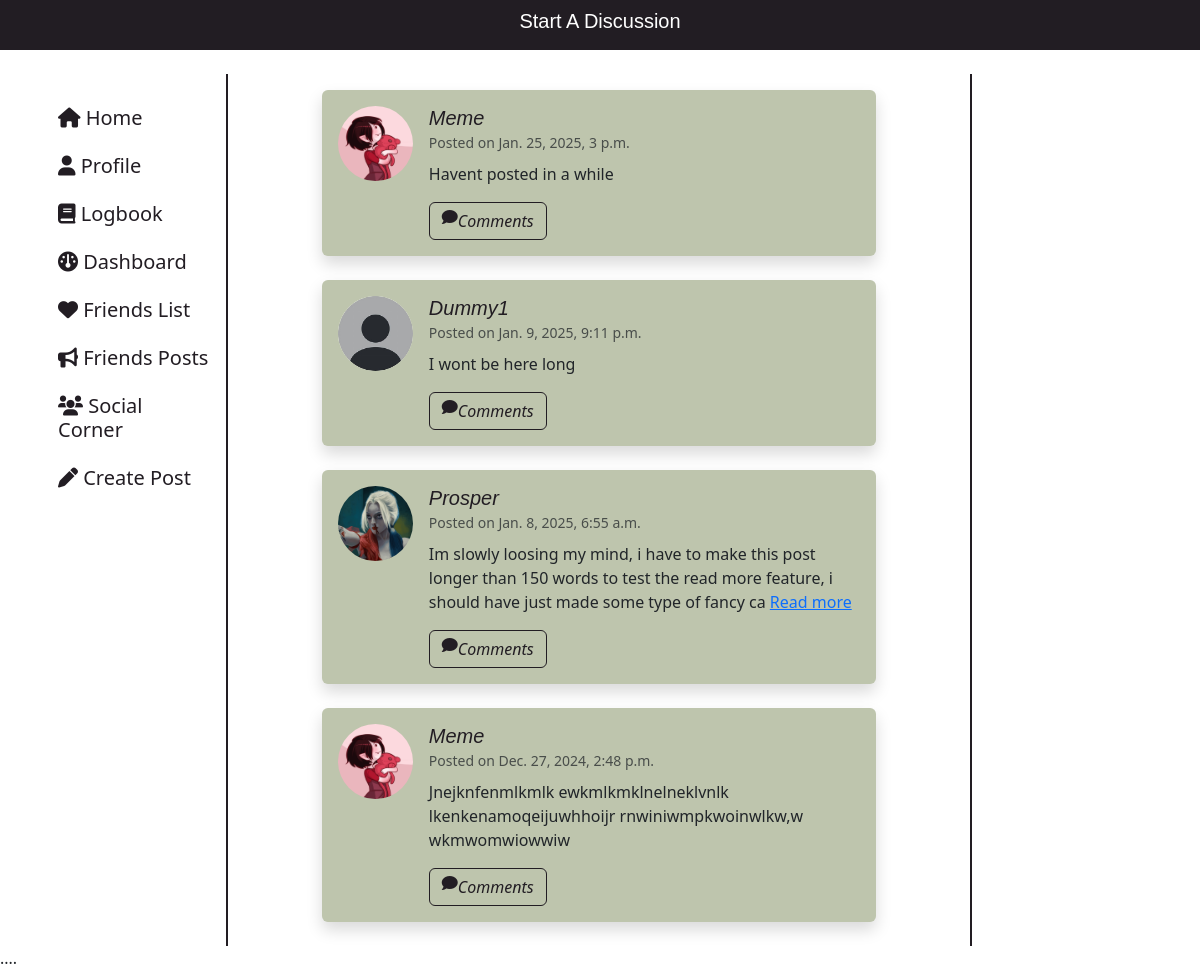
Screenshot of /habit_tracker/community/ (signed in) with the database file from the repository.
### habit_tracker/models.py (models this page shows, shortened)
class Post(models.Model):
    user = models.ForeignKey(CustomUser, on_delete=models.CASCADE, related_name="user_posts")
    post = models.TextField(validators=[MaxLengthValidator(3000)])
    posted_on = models.DateTimeField(auto_now_add=True)

class CustomUser(AbstractUser):
    AGE_GROUP_CHOICES = [
        ("13-17", "13-17 years"),
        ("18-24", "18-24 years"),
        ("25-34", "25-34 years"),
        ("35-44", "35-44 years"),
        ("45-54", "45-54 years"),
        ("55+", "55+ years"),
    ]
    GENDER_CHOICES = [
        ("male", "Male"),
        ("female", "Female"),
        ("no gender", "Prefer not to say")
    ]
    age_group = models.CharField(max_length=10, choices=AGE_GROUP_CHOICES, null=True, blank=True)
    gender = models.CharField(max_length=20, choices=GENDER_CHOICES, blank=True, null=True)
    real_name = models.CharField(max_length=150)
    user_bio = models.TextField(max_length=200, null=True, blank=True, default="No bio yet")
    points = models.IntegerField(default=0)
    profile_picture = models.ImageField(
        upload_to='profile_pictures/',
        null=True,
        blank=True,
        default='profile_pictures/default.jpeg'
    )
    friends = models.ManyToManyField('self', blank=True, symmetrical=True)
    groups = models.ManyToManyField(
        "auth.Group",
        related_name="custom_user_groups",
        blank=True,
    )
    user_permissions = models.ManyToManyField(
        "auth.Permission",
        related_name="custom_user_permissions",
        blank=True,
    )

### habit_tracker/views.py (the view)
# urls.py: path("community/", views.community, name="community"),
def community(request):
    posts = Post.objects.select_related("user").all().order_by("-posted_on")
    return render(request, "habit_tracker/community.html", {
        "user": request.user,
        "posts": posts,
    })

### habit_tracker/templates/habit_tracker/community.html (shortened to what this page needs)
{% extends "habit_tracker/layout.html" %}
{% load static %}
{% block nav %}
    <div style="background-color: #221d23; margin-bottom: 0;" class="d-none d-md-block">
        <header class="d-flex justify-content-center" id="commheader">
            <h5 id="commtext">Start A Discussion</h5>
        </header>
    </div>
{% endblock %}
{% block main %}
    <div class="d-flex">
        <nav class="col-md-3 col-lg-2 d-none d-md-block sidebar" id="commnav">
            <div class="position-sticky d-flex justify-content-center">
                <ul class="nav flex-column mt-4">
                    <li class="nav-item">
                        <a class="nav-link" href="{% url 'index' %}">
                            <h5><i class="fas fa-home"></i> Home</h5>
                        </a>
                    </li>
                    <li class="nav-item">
                        {% if user.is_authenticated %}
                            <a class="nav-link" href="{% url 'profile' user.id %}">
                                <h5><i class="fas fa-user"></i> Profile</h5>
                            </a>
                        {% else %}
                            <a class="nav-link" href="{% url 'login' %}">
                                <h5><i class="fas fa-sign-in-alt"></i> Login</h5>
                            </a>
                        {% endif %}
                    </li>
                    <li class="nav-item">
                        <a class="nav-link" href="{% url 'log_page' %}">
                            <h5><i class="fas fa-book"></i> Logbook</h5>
                        </a>
                    </li>
                    <li class="nav-item">
                        <a class="nav-link" href="{% url 'dashboard' %}">
                            <h5><i class="fas fa-gauge"></i> Dashboard</h5>
                        </a>
                    </li>
                    <li class="nav-item">
                        <a class="nav-link" href="{% url 'friends_list' %}">
                            <h5><i class="fas fa-heart"></i> Friends List</h5>
                        </a>
                    </li>
                    <li class="nav-item">
                        <a class="nav-link" href="{% url 'friends_posts' %}">
                            <h5><i class="fas fa-bullhorn"></i> Friends Posts</h5>
                        </a>
                    </li>
                    <li class="nav-item">
                        <a class="nav-link" href="{% url 'friends_corner' %}">
                            <h5><i class="fas fa-users"></i> Social Corner</h5>
                        </a>
                    </li>
                    <li class="nav-item">
                        <a class="nav-link" href="{% url 'make_post' %}">
                            <h5><i class="fas fa-pen"></i> Create Post</h5>
                        </a>
                    </li>
                </ul>
            </div>
        </nav>
        <div class="d-none d-md-block col-lg-8 col-md-6 px-4" id="postsDiv">
            {% if posts %}
                <div class="container mt-3">
                    <div class="row">
                        {% for post in posts %}
                            <div class="col-lg-10 col-md-12 mx-auto mb-4">
                                <div class="card shadow border-0" style="background-color: #bec5ad;">
                                    <div class="card-body d-flex align-items-start">
                                        <img src="{{ post.user.profile_picture.url }}"
                                             alt="Profile Picture"
                                             class="rounded-circle me-3"
                                             style="height: 75px; width: 75px; object-fit: cover;">
                                        <div>
                                            <h5 class="mb-0">
                                                <a href="{% url 'profile' post.user.id %}" class="commName chatname">{{ post.user.username|capfirst }}</a>
                                            </h5>
                                            <small class="text-muted">Posted on {{ post.posted_on }}</small>
                                            <p class="mt-2">
                                                {{ post.post|capfirst|slice:":150" }}
                                                {% if post.post|length > 150 %}
                                                    <a href="{% url 'post_details' post.id %}" class="text-primary">Read more</a>
                                                {% endif %}
                                            </p>
                                            <a class="btn btn-outline-info commentbutton" href="{% url 'post_details' post.id %}"><span class="d-flex">
                                                <i class="fas fa-comment"></i> Comments</a>
                                        </div>
                                    </div>
                                </div>
                            </div>
                        {% endfor %}
                    </div>
                </div>
            {% else %}
                <div class="d-flex justify-content-center align-items-center" style="height: 80vh;">
                    <p class="text-muted">No discussions yet.</p>
                </div>
            {% endif %}
        </div>
    </div>
{% endblock %}

### habit_tracker/static/habit_tracker/styles.css (style rules this page uses)
body { background: white }
#commnav, #postsDiv, #friendnav, #smallfriendnav { border-right: 2px solid #221d23; margin-top: 0; min-height: 100vh; }
#commheader { background-color: #221d23; height: 50px; align-items: center; }
#commtext { color: white; font-family:'Trebuchet MS', 'Lucida Sans Unicode', 'Lucida Grande', 'Lucida Sans', Arial, sans-serif; }
.commentbutton { border-color: #221d23; background-color: transparent; color: #221d23; font-style: italic; }
.commName { color: #221d23; font-family: 'Franklin Gothic Medium', 'Arial Narrow', Arial, sans-serif; text-decoration: none; }
.nav-item a { color: #221d23; }
.chatname { color: #221d23; text-decoration: none; font-style: italic; }

### rows the page displays
Post: user.profile_picture (picture), user.username "Meme", posted_on "Jan. 25, 2025, 3 p.m.", post "Havent posted in a while"
Post: user.profile_picture (placeholder picture), user.username "Dummy1", posted_on "Jan. 9, 2025, 9:11 p.m.", post "I wont be here long"
Post: user.profile_picture (picture), user.username "Prosper", posted_on "Jan. 8, 2025, 6:55 a.m.", post "Im slowly loosing my mind, i have to make this post longer than 150 words to test the read more feature, i should have just made some type of fancy ca", shows "Read more"
Post: user.profile_picture (picture), user.username "Meme", posted_on "Dec. 27, 2024, 2:48 p.m.", post "Jnejknfenmlkmlk ewkmlkmklnelneklvnlk lkenkenamoqeijuwhhoijr rnwiniwmpkwoinwlkw,w wkmwomwiowwiw"
